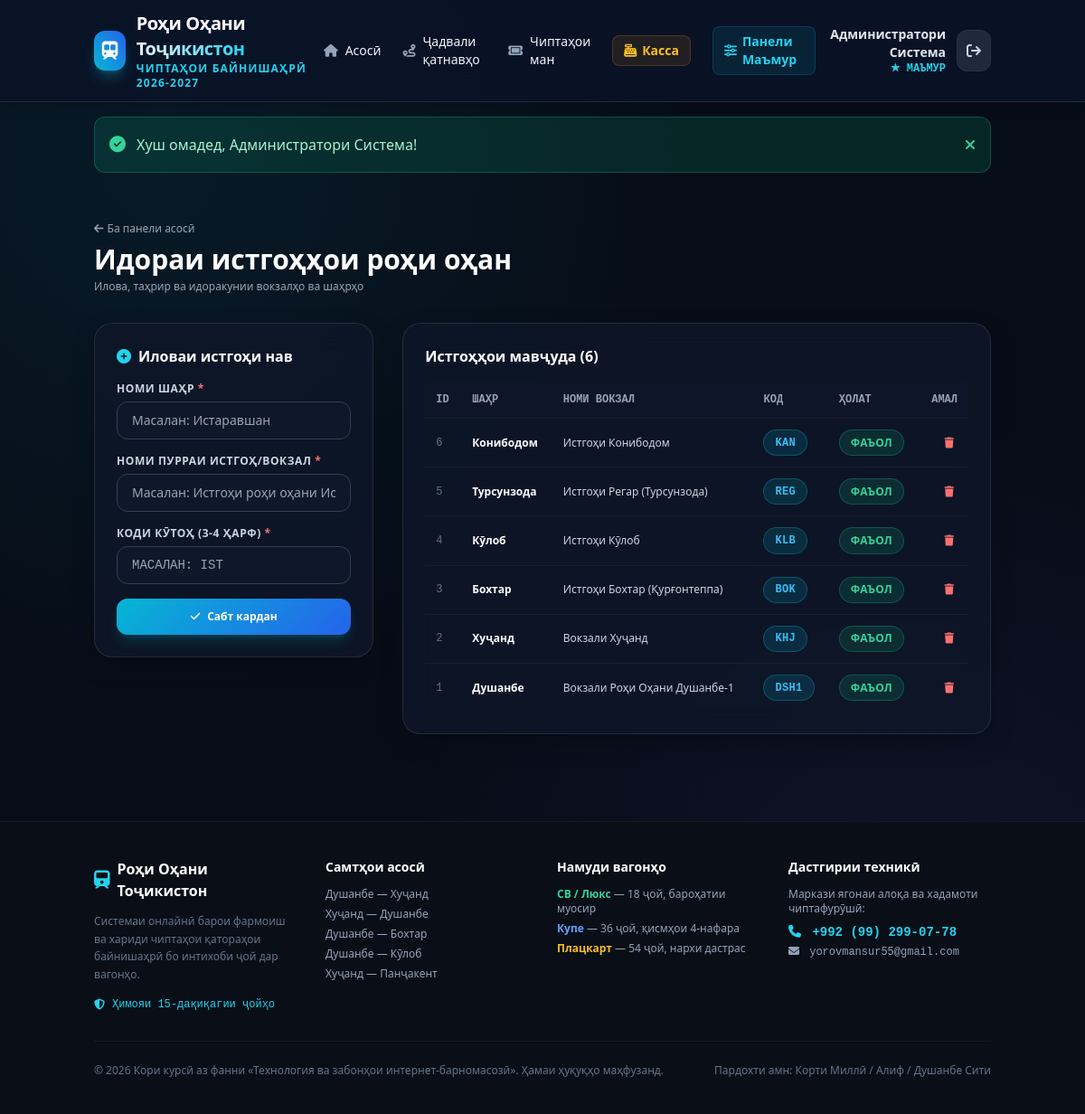
The page /admin/stations.php (signed in) on the database its author committed.
### tables this page shows
CREATE TABLE `stations` (
  `id` INT AUTO_INCREMENT PRIMARY KEY,
  `name` VARCHAR(100) NOT NULL,
  `code` VARCHAR(10) NOT NULL UNIQUE,
  `city` VARCHAR(100) NOT NULL,
  `is_active` TINYINT(1) DEFAULT 1,
  `created_at` TIMESTAMP DEFAULT CURRENT_TIMESTAMP
);

### admin/stations.php (the view, shortened to what this page needs)
<?php
require_once __DIR__ . '/../config/db.php';
$stations = $pdo->query("SELECT * FROM stations ORDER BY id DESC")->fetchAll();
require_once __DIR__ . '/../includes/header.php';
?>
<div class="container mx-auto px-4 py-8">
    <div class="flex items-center justify-between mb-8">
        <div>
            <a href="/train_ticket_system/admin/index.php" class="text-xs text-slate-400 hover:text-white transition inline-flex items-center gap-1 mb-2">
                <i class="fa-solid fa-arrow-left"></i> Ба панели асосӣ
            </a>
            <h1 class="text-2xl md:text-3xl font-extrabold text-white">Идораи истгоҳҳои роҳи оҳан</h1>
            <p class="text-xs text-slate-400 mt-1">Илова, таҳрир ва идоракунии вокзалҳо ва шаҳрҳо</p>
        </div>
    </div>
    <div class="grid grid-cols-1 lg:grid-cols-12 gap-8">
        <div class="lg:col-span-4">
            <div class="glass-panel p-6 border-white/10">
                <h2 class="text-base font-bold text-white mb-4 flex items-center gap-2">
                    <i class="fa-solid fa-plus-circle text-cyan-400"></i> Иловаи истгоҳи нав
                </h2>
                <form method="POST" action="" class="space-y-4">
                    <div>
                        <label class="block text-xs font-semibold text-slate-300 uppercase tracking-wider mb-1.5">
                            Номи шаҳр <span class="text-red-400">*</span>
                        </label>
                        <input type="text" name="city" required placeholder="Масалан: Истаравшан" class="w-full bg-slate-900 border border-slate-700 rounded-xl px-4 py-2.5 text-white text-sm focus:outline-none focus:border-cyan-500">
                    </div>
                    <div>
                        <label class="block text-xs font-semibold text-slate-300 uppercase tracking-wider mb-1.5">
                            Номи пурраи истгоҳ/вокзал <span class="text-red-400">*</span>
                        </label>
                        <input type="text" name="name" required placeholder="Масалан: Истгоҳи роҳи оҳани Истаравшан" class="w-full bg-slate-900 border border-slate-700 rounded-xl px-4 py-2.5 text-white text-sm focus:outline-none focus:border-cyan-500">
                    </div>
                    <div>
                        <label class="block text-xs font-semibold text-slate-300 uppercase tracking-wider mb-1.5">
                            Коди кӯтоҳ (3-4 ҳарф) <span class="text-red-400">*</span>
                        </label>
                        <input type="text" name="code" required maxlength="10" placeholder="Масалан: IST" class="w-full bg-slate-900 border border-slate-700 rounded-xl px-4 py-2.5 text-white text-sm focus:outline-none focus:border-cyan-500 font-mono uppercase">
                    </div>
                    <button type="submit" class="btn btn-primary w-full py-3 text-xs font-bold shadow-lg shadow-cyan-500/20">
                        <i class="fa-solid fa-check"></i> Сабт кардан
                    </button>
                </form>
            </div>
        </div>
        <div class="lg:col-span-8">
            <div class="glass-panel p-6 border-white/10">
                <h2 class="text-base font-bold text-white mb-4 flex items-center justify-between">
                    <span>Истгоҳҳои мавҷуда (<?= count($stations) ?>)</span>
                </h2>
                <div class="overflow-x-auto">
                    <table class="w-full text-left text-xs text-slate-300">
                        <thead class="bg-slate-900/80 text-slate-400 uppercase font-mono border-b border-white/5">
                            <tr>
                                <th class="p-3">ID</th>
                                <th class="p-3">Шаҳр</th>
                                <th class="p-3">Номи вокзал</th>
                                <th class="p-3">Код</th>
                                <th class="p-3">Ҳолат</th>
                                <th class="p-3 text-right">Амал</th>
                            </tr>
                        </thead>
                        <tbody class="divide-y divide-white/5">
                            <?php foreach ($stations as $st): ?>
                                <tr class="hover:bg-slate-800/40 transition">
                                    <td class="p-3 font-mono text-slate-500"><?= $st['id'] ?></td>
                                    <td class="p-3 font-bold text-white"><?= htmlspecialchars($st['city']) ?></td>
                                    <td class="p-3"><?= htmlspecialchars($st['name']) ?></td>
                                    <td class="p-3">
                                        <span class="badge badge-primary font-mono"><?= htmlspecialchars($st['code']) ?></span>
                                    </td>
                                    <td class="p-3">
                                        <span class="badge badge-emerald">Фаъол</span>
                                    </td>
                                    <td class="p-3 text-right">
                                        <form method="POST" action="" onsubmit="return confirm('Оё мехоҳед ин истгоҳро ҳазф кунед?');" class="inline">
                                            <button type="submit" class="text-red-400 hover:text-red-300 p-1" title="Ҳазф">
                                                <i class="fa-solid fa-trash"></i>
                                            </button>
                                        </form>
                                    </td>
                                </tr>
                            <?php endforeach; ?>
                        </tbody>
                    </table>
                </div>
            </div>
        </div>
    </div>
</div>
<?php require_once __DIR__ . '/../includes/footer.php'; ?>

### assets/css/style.css (style rules this page uses)
:root { --bg-dark: #070d18; --bg-card: #0f172a; --bg-card-hover: #162238; --surface-glass: rgba(15, 23, 42, 0.75); --border-glass: rgba(255, 255, 255, 0.08); --border-glass-light: rgba(255, 255, 255, 0.15); --primary: #06b6d4; --primary-hover: #0891b2; --primary-glow: rgba(6, 182, 212, 0.25); --emerald: #10b981; --emerald-glow: rgba(16, 185, 129, 0.25); --amber: #f59e0b; --amber-glow: rgba(245, 158, 11, 0.25); --ruby: #ef4444; --ruby-glow: rgba(239, 68, 68, 0.25); --text-main: #f8fafc; --text-muted: #94a3b8; --text-dim: #64748b; --font-main: 'Plus Jakarta Sans', system-ui, -apple-system, sans-serif; --font-mono: 'JetBrains Mono', monospace; }
* { box-sizing: border-box; margin: 0; padding: 0; }
body { background-color: var(--bg-dark); color: var(--text-main); font-family: var(--font-main); min-height: 100vh; display: flex; flex-direction: column; line-height: 1.5; background-image: radial-gradient(circle at 15% 15%, rgba(6, 182, 212, 0.08) 0%, transparent 40%), radial-gradient(circle at 85% 85%, rgba(99, 102, 241, 0.08) 0%, transparent 40%); background-attachment: fixed; }
.container { width: 100%; max-width: 1240px; margin-left: auto; margin-right: auto; padding-left: 1.25rem; padding-right: 1.25rem; }
.glass-panel { background: var(--surface-glass); backdrop-filter: blur(16px); -webkit-backdrop-filter: blur(16px); border: 1px solid var(--border-glass); border-radius: 1.25rem; box-shadow: 0 10px 30px -10px rgba(0, 0, 0, 0.5); transition: border-color 0.2s ease, box-shadow 0.2s ease; }
.btn { display: inline-flex; align-items: center; justify-content: center; gap: 0.5rem; font-weight: 600; font-size: 0.95rem; padding: 0.75rem 1.4rem; border-radius: 0.75rem; border: none; cursor: pointer; transition: all 0.2s ease; text-decoration: none; line-height: 1; }
.btn-primary { background: linear-gradient(135deg, #06b6d4, #2563eb); color: #ffffff; box-shadow: 0 4px 14px var(--primary-glow); }
.badge { display: inline-flex; align-items: center; gap: 0.35rem; font-size: 0.75rem; font-weight: 700; padding: 0.35rem 0.75rem; border-radius: 9999px; letter-spacing: 0.025em; text-transform: uppercase; }
.badge-emerald { background: rgba(16, 185, 129, 0.15); color: #34d399; border: 1px solid rgba(16, 185, 129, 0.3); }
.badge-primary { background: rgba(6, 182, 212, 0.15); color: #38bdf8; border: 1px solid rgba(6, 182, 212, 0.3); }

### rows shown on the page
stations: id "6", city "Конибодом", name "Истгоҳи Конибодом", code "KAN"
stations: id "5", city "Турсунзода", name "Истгоҳи Регар (Турсунзода)", code "REG"
stations: id "4", city "Кӯлоб", name "Истгоҳи Кӯлоб", code "KLB"
stations: id "3", city "Бохтар", name "Истгоҳи Бохтар (Қурғонтеппа)", code "BOK"
stations: id "2", city "Хуҷанд", name "Вокзали Хуҷанд", code "KHJ"
stations: id "1", city "Душанбе", name "Вокзали Роҳи Оҳани Душанбе-1", code "DSH1"

### other values the page prints
$currentUser['full_name'] "Администратори Система"
$flashSuccess "Хуш омадед, Администратори Система!"
count($stations) "6"
